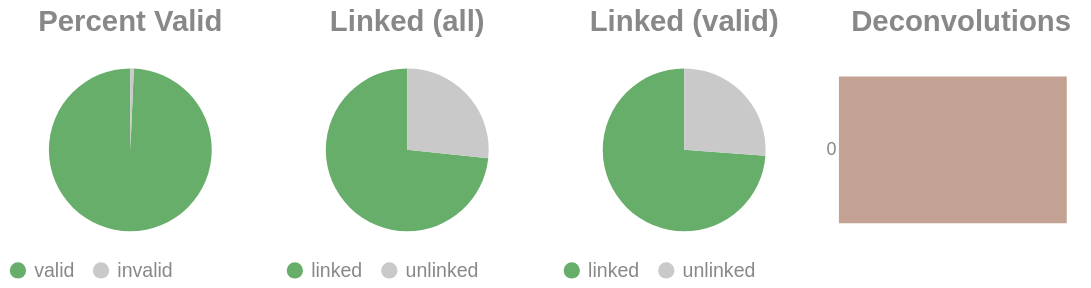

Notebook source saved alongside this figure:
### Code cell
if SKIPLR:
    pass
else:
    clash = Counter()
    for i in valids['molecule'].to_list():
        _mol = i.split("-")
        if len(_mol) == 1:
            clash.update('0')
        else:
            clash.update(_mol[-1])

    _d = {"deconvolutions": [], 'count': []}
    for k,v in clash.items():
        _d['deconvolutions'].append(k)
        _d['count'].append(v)

    tot_valid = valids['reads'].sum()
    mask = valids['reads'] >= 2
    n_linked_reads = valids.filter(mask)['reads'].sum()
    if n_linked_reads == 0:
        print_html("No linked molecules (>=2 reads) were detected; skipping linked-only distributions.")
        SKIPLR = True
    else:
        perc_valid = round(tot_valid / n_reads, 4)
        linked_perc_abs = round(n_linked_reads / n_reads, 4)
        linked_perc = round(n_linked_reads / tot_valid, 4)

    _valid = pl.DataFrame({"valids": ['valid', 'invalid'], "count": [tot_valid, n_reads - tot_valid]})
    _linked_abs = pl.DataFrame({"linked (absolute)": ['linked', 'unlinked'], "count": [n_linked_reads, n_reads - n_linked_reads]})
    _linked_rel = pl.DataFrame({"linked (valids)": ['linked', 'unlinked'], "count": [n_linked_reads, tot_valid - n_linked_reads]})

    (
        alt.hconcat(
            piechart(_valid, goodval = 'valid', title = "Percent Valid"),
            piechart(_linked_abs, goodval = "linked", title =  "Linked (all)"),
            piechart(_linked_rel, goodval = "linked", title =  "Linked (valid)"),
            convolutionbar(pl.DataFrame(_d), title = "Deconvolutions"),
            center = True,
            bounds = 'flush'
        )
        .resolve_scale(color='independent')
        .resolve_legend('independent')
        .properties(usermeta={'embedOptions': {"actions": False}})
    ).display()

### Figure 1 — Vega-Lite specification as saved in the notebook (floating-point values rounded to 4 significant figures)
{"width": "container", "height": 400, "config": {"title": {"anchor": "start", "dy": -15, "fontSize": 18, "color": "#888888", "subtitleColor": "#888888", "subtitleFontSize": 14}, "arc": {"fill": "#0072B2"}, "axis": {"domainColor": "#888888", "domainWidth": 0.5, "gridWidth": 0.2, "grid": false, "titleFontWeight": 400, "titleFontSize": 15, "labelFontSize": 11, "labelColor": "#888888", "tickColor": "#888888", "tickWidth": 0.2, "titleColor": "#888888"}, "axisBand": {"grid": false}, "axisX": {"grid": true, "tickSize": 10, "domainCap": "round"}, "axisY": {"domain": false, "grid": true, "tickSize": 0, "domainCap": "round"}, "background": "transparent", "header": {"labelFontSize": 15, "labelColor": "#888888", "titleFontSize": 15, "titleFontWeight": 600, "titleColor": "#888888"}, "legend": {"labelFont": "sans-serif", "labelFontSize": 12, "labelColor": "#888888", "symbolSize": 100, "symbolType": "circle", "titleFontSize": 12, "titlePadding": 10, "titleColor": "#888888", "title": null}, "range": {"category": ["#E69F00", "#56B4E9", "#009E73", "#F0E442", "#0072B2", "#D55E00", "#CC79A7", "#000000"], "diverging": ["#cfe8f3", "#a2d4ec", "#73bfe2", "#46abdb", "#1696d2", "#12719e"]}, "area": {"fill": "#0072B2", "fillOpacity": 0.7, "line": true, "strokeOpacity": 0.7}, "line": {"color": "#0072B2", "stroke": "#0072B2", "strokeWidth": 2}, "trail": {"color": "#0072B2", "stroke": "#0072B2", "strokeWidth": 0, "size": 1}, "point": {"filled": true, "fillOpacity": 1.0, "size": 95}, "text": {"color": "#888888", "fontSize": 11, "align": "right", "fontWeight": 400, "size": 11}, "bar": {"fill": "#0072B2", "stroke": null}, "view": {"stroke": null, "continuousWidth": 660, "continuousHeight": 400}}, "hconcat": [{"data": {"name": "data-5611108188f2ec0c696e5916150fd695"}, "mark": {"type": "arc"}, "encoding": {"color": {"field": "valids", "legend": {"orient": "bottom", "title": null}, "scale": {"domain": ["valid", "invalid"], "range": ["#68ae6b", "#C9C9C9"]}, "title": "Valids", "type": "nominal"}, "theta": {"field": "count", "type": "quantitative"}, "tooltip": [{"field": "valids", "title": "Valids", "type": "ordinal"}, {"field": "percent", "format": ".2%", "title": "Percent", "type": "quantitative"}, {"field": "count", "title": "Count", "type": "quantitative"}]}, "height": 100, "title": {"text": "Percent Valid", "align": "center", "anchor": "middle"}, "transform": [{"calculate": "datum.count / 18142796", "as": "percent"}], "width": 150}, {"data": {"name": "data-683e4bf3f4c98364a07115e1a849861e"}, "mark": {"type": "arc"}, "encoding": {"color": {"field": "linked (absolute)", "legend": {"orient": "bottom", "title": null}, "scale": {"domain": ["linked", "unlinked"], "range": ["#68ae6b", "#C9C9C9"]}, "title": "Linked (Absolute)", "type": "nominal"}, "theta": {"field": "count", "type": "quantitative"}, "tooltip": [{"field": "linked (absolute)", "title": "Linked (Absolute)", "type": "ordinal"}, {"field": "percent", "format": ".2%", "title": "Percent", "type": "quantitative"}, {"field": "count", "title": "Count", "type": "quantitative"}]}, "height": 100, "title": {"text": "Linked (all)", "align": "center", "anchor": "middle"}, "transform": [{"calculate": "datum.count / 18142796", "as": "percent"}], "width": 150}, {"data": {"name": "data-90ed47ea7c4c34bb76bef38aeb17b06c"}, "mark": {"type": "arc"}, "encoding": {"color": {"field": "linked (valids)", "legend": {"orient": "bottom", "title": null}, "scale": {"domain": ["linked", "unlinked"], "range": ["#68ae6b", "#C9C9C9"]}, "title": "Linked (Valids)", "type": "nominal"}, "theta": {"field": "count", "type": "quantitative"}, "tooltip": [{"field": "linked (valids)", "title": "Linked (Valids)", "type": "ordinal"}, {"field": "percent", "format": ".2%", "title": "Percent", "type": "quantitative"}, {"field": "count", "title": "Count", "type": "quantitative"}]}, "height": 100, "title": {"text": "Linked (valid)", "align": "center", "anchor": "middle"}, "transform": [{"calculate": "datum.count / 18017188", "as": "percent"}], "width": 150}, {"data": {"name": "data-d64cb07040a5e3a1797f3908c65b7eef"}, "mark": {"type": "bar"}, "encoding": {"color": {"field": "deconvolutions", "legend": null, "scale": {"scheme": "lightgreyred"}, "type": "nominal"}, "tooltip": [{"field": "deconvolutions", "title": "Deconvolutions", "type": "ordinal"}, {"field": "percent", "format": ".2%", "title": "Percent", "type": "quantitative"}, {"field": "count", "title": "Count", "type": "quantitative"}], "x": {"axis": null, "field": "count", "type": "quantitative"}, "y": {"field": "deconvolutions", "sort": "ascending", "title": null, "type": "nominal"}}, "height": 100, "title": {"text": "Deconvolutions", "align": "center", "anchor": "middle"}, "transform": [{"calculate": "datum.count / 8391039", "as": "percent"}], "width": 150}], "bounds": "flush", "center": true, "resolve": {"legend": {"angle": "independent"}, "scale": {"color": "independent"}}, "usermeta": {"embedOptions": {"actions": false}}, "$schema": "https://vega.github.io/schema/vega-lite/v6.1.0.json", "datasets": {"data-5611108188f2ec0c696e5916150fd695": [{"valids": "valid", "count": 18017188}, {"valids": "invalid", "count": 125608}], "data-683e4bf3f4c98364a07115e1a849861e": [{"linked (absolute)": "linked", "count": 13307749}, {"linked (absolute)": "unlinked", "count": 4835047}], "data-90ed47ea7c4c34bb76bef38aeb17b06c": [{"linked (valids)": "linked", "count": 13307749}, {"linked (valids)": "unlinked", "count": 4709439}], "data-d64cb07040a5e3a1797f3908c65b7eef": [{"deconvolutions": "0", "count": 8391039}]}}
